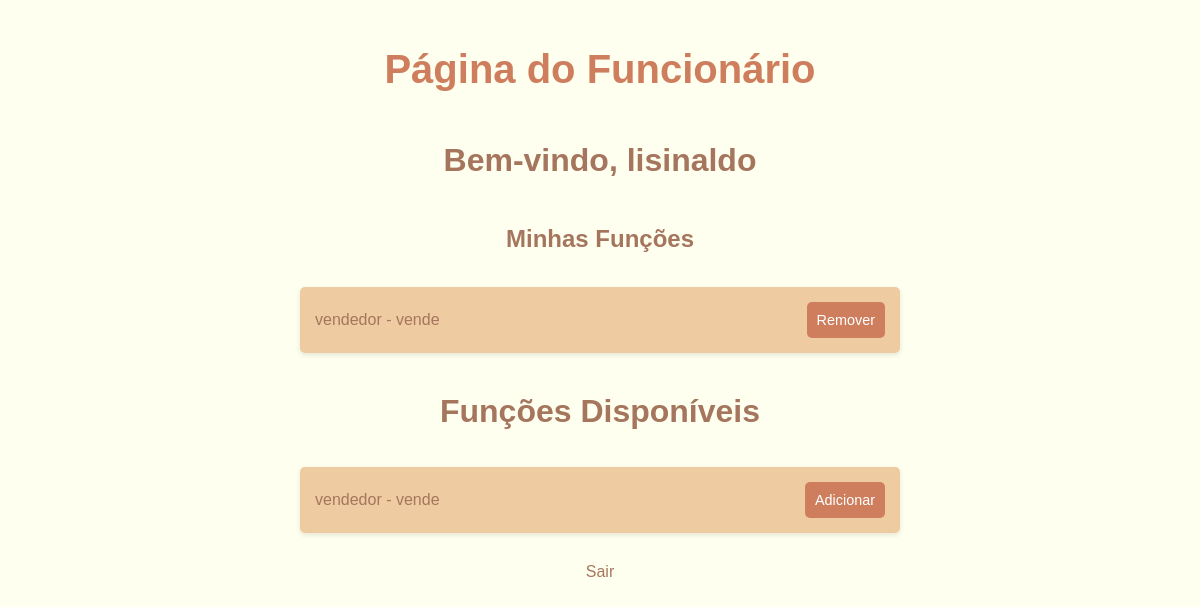
Page /funcionario (signed in) on the committed database.
### app.py (models this page shows)
class Cliente(db.Model, UserMixin):
    id = db.Column(db.Integer, primary_key=True)
    nomeusu = db.Column(db.String(150), unique=True, nullable=False)
    senha = db.Column(db.String(150), nullable=False)
    listausu = db.relationship('ListaCompra', backref='owner', lazy=True)

class FuncionarioFuncao(db.Model):
    id = db.Column(db.Integer, primary_key=True)
    funcionario_id = db.Column(db.Integer, db.ForeignKey('funcionario.id'), nullable=False)
    funcao_id = db.Column(db.Integer, db.ForeignKey('funcao.id'), nullable=False)

class Funcao(db.Model):
    id = db.Column(db.Integer, primary_key=True)
    nome = db.Column(db.String(150), nullable=False)
    descricao = db.Column(db.String(300), nullable=False)
    salario = db.Column(db.Float, nullable=False)
    horas_por_dia = db.Column(db.Integer, nullable=False)
    vagas = db.Column(db.Integer, nullable=False)
    funcionarios = db.relationship('FuncionarioFuncao', backref='funcao', lazy=True)

### app.py (the view)
@app.route('/funcionario', methods=['GET'])
@login_required
def funcionario_page():
    funcoes = Funcao.query.all()
    funcionario_funcoes = FuncionarioFuncao.query.filter_by(funcionario_id=current_user.id).all()
    return render_template('funcionario.html', funcoes=funcoes, funcionario_funcoes=funcionario_funcoes)

### app.py (called while the page is built)
@login_manager.user_loader
def load_user(user_id):
    user = Cliente.query.get(int(user_id))
    if user is None:
        user = Funcionario.query.get(int(user_id))
    return user

### templates/funcionario.html (shortened to what this page needs)
<!DOCTYPE html>
<html lang="pt-BR">
<head>
</head>
<body>
    <h1>Página do Funcionário</h1>
    <h2>Bem-vindo, {{ current_user.nomeusu }}</h2>
    <h3>Minhas Funções</h3>
    <ul>
        {% for funcionario_funcao in funcionario_funcoes %}
            <li>
                {{ funcionario_funcao.funcao.nome }} - {{ funcionario_funcao.funcao.descricao }}
                <form action="{{ url_for('remover_funcao', funcionario_funcao_id=funcionario_funcao.id) }}" method="POST" style="display:inline;">
                    <button type="submit">Remover</button>
                </form>
            </li>
        {% endfor %}
    </ul>
    <h2>Funções Disponíveis</h2>
    <ul>
        {% for funcao in funcoes %}
            <li>
                {{ funcao.nome }} - {{ funcao.descricao }}
                <form method="POST" action="{{ url_for('adicionar_funcao', funcionario_id=current_user.id, funcao_id=funcao.id) }}" style="display:inline;">
                    <button type="submit">Adicionar</button>
                </form>
            </li>
        {% endfor %}
    </ul>
    <a href="{{ url_for('logout') }}">Sair</a>
</body>
</html>

### templates/funcionario.html (style rules this page uses)
body { background-color: #FFFFF0; font-family: 'Arial', sans-serif; color: #A5765D; margin: 0; padding: 20px; display: flex; flex-direction: column; align-items: center; }
h1 { font-size: 2.5em; margin-bottom: 20px; color: #CE7E5D; }
h2 { font-size: 2em; margin-top: 30px; color: #A5765D; }
h3 { font-size: 1.5em; margin-top: 20px; color: #A5765D; }
ul { list-style-type: none; padding: 0; width: 100%; max-width: 600px; margin: 0; }
li { background-color: #EFCBA1; padding: 15px; margin: 10px 0; border-radius: 5px; display: flex; justify-content: space-between; align-items: center; box-shadow: 0 2px 5px rgba(0, 0, 0, 0.1); }
button { background-color: #CE7E5D; color: #FFFFFF; padding: 10px; border: none; border-radius: 5px; cursor: pointer; font-size: 0.9em; transition: background-color 0.3s; }
a { margin-top: 20px; color: #A5765D; text-decoration: none; font-size: 1em; }

### rows in the picture
Cliente: nomeusu "lisinaldo"
FuncionarioFuncao: funcao.nome "vendedor", funcao.descricao "vende"
Funcao: nome "vendedor", descricao "vende"
